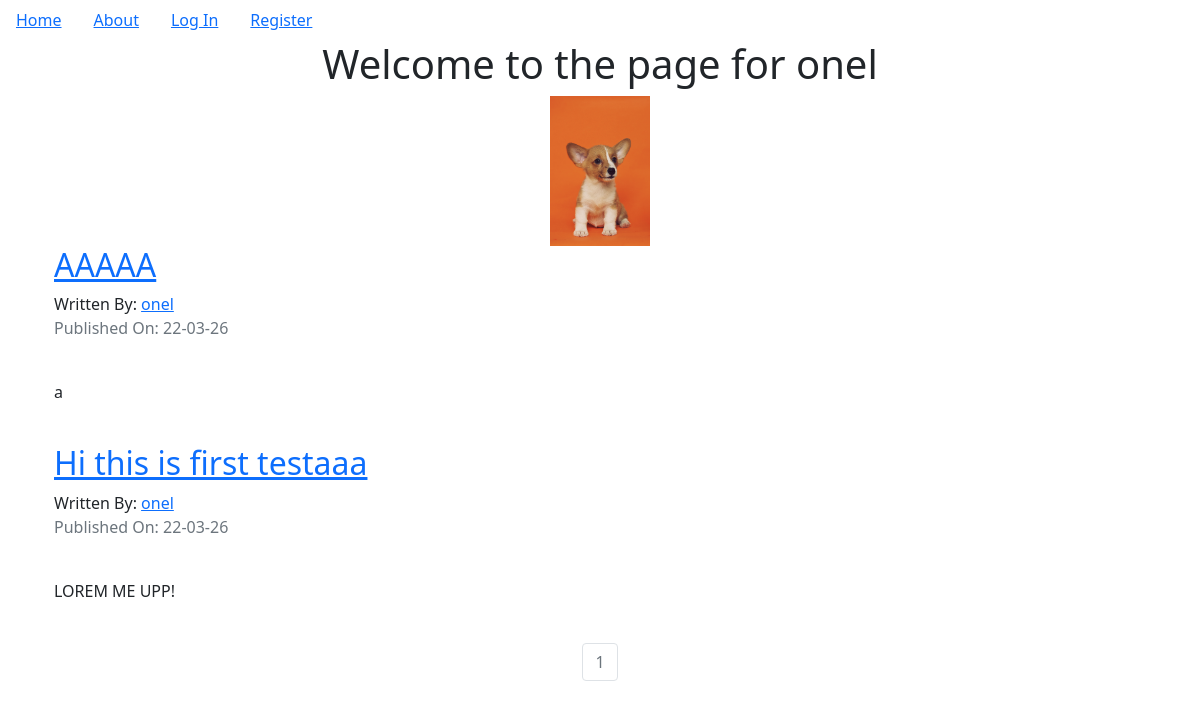
The app's page /onel, older data.
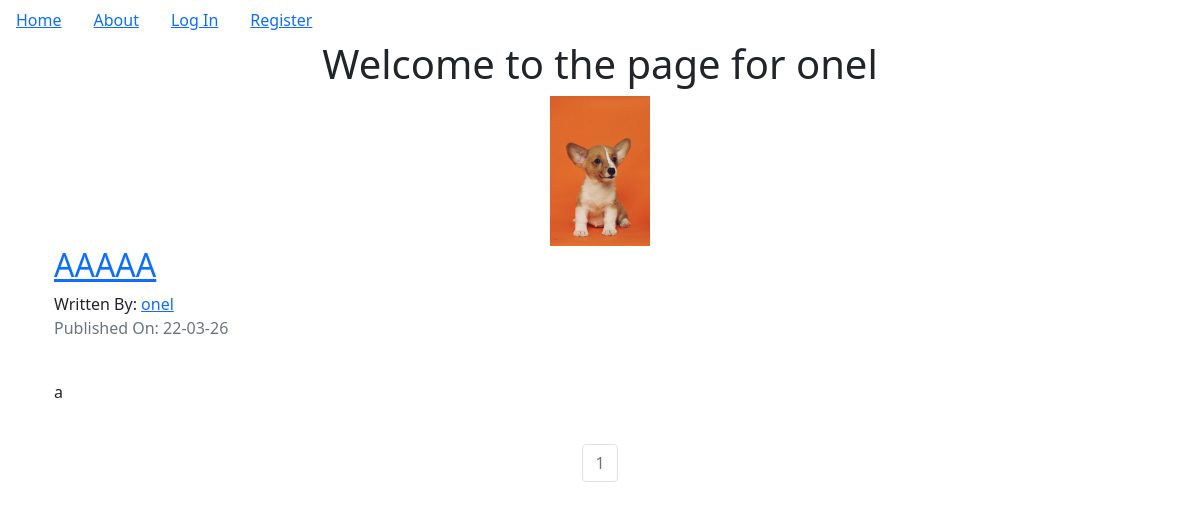
The same page, newer data.
### puppyBlog/models.py (models this page shows, shortened)
class BlogPost(db.Model):
    users = db.relationship(User)
    id = db.Column(db.Integer, primary_key=True)
    user_id = db.Column(db.Integer, db.ForeignKey('users.id'), nullable=False)
    date = db.Column(db.DateTime, nullable=False, default=datetime.utcnow)
    title = db.Column(db.String(140), nullable=False)
    text = db.Column(db.Text, nullable=False)

class User(db.Model, UserMixin):
    __tablename__ = 'users'
    id = db.Column(db.Integer, primary_key=True)
    profile_image = db.Column(db.String(64), nullable=False, default='default_profile.png')
    email = db.Column(db.String(64), unique=True, index=True)
    username = db.Column(db.String(64), unique=True, index=True)
    password_hash = db.Column(db.String(128))
    posts = db.relationship('BlogPost', backref='author', lazy=True)

### puppyBlog/users/views.py (the view)
@users.route('/<username>')
def user_posts(username):
    page = request.args.get('page', 1, type=int)
    user = User.query.filter_by(username=username).first_or_404()
    blog_posts = BlogPost.query.filter_by(author=user).order_by(BlogPost.date.desc()).paginate(page=page, per_page=5)
    return render_template('user_blog_posts.html', blog_posts=blog_posts, user=user)

### puppyBlog/templates/user_blog_posts.html
{% extends "base.html" %}
{% block content %}
    <div class="container">
        <div class="jumbotron">
            <div align="center">
                <h1>Welcome to the page for {{user.username}}</h1>
                <img width="100" height="150" align="center" src="{{url_for('static', filename='profile_pics/'+user.profile_image)}}">
            </div>
        </div>
     {% for post in blog_posts.items %}
    <h2>
        <a href="{{url_for('blog_posts.blog_post', blog_post_id=post.id)}}">{{post.title}}</a>
    </h2>
    Written By: <a href="{{url_for('users.user_posts', username=post.author.username)}}">{{post.author.username}}</a>
    <p class="text-muted">
        Published On: {{post.date.strftime("%y-%m-%d")}}
    </p>
    <br>
    <p>{{post.text}}</p>
    <br>
    {% endfor %}
    </div>
    <nav aria-label="Page Navigation example">
        <ul class="pagination justify-content-center">
            {% for page_num in blog_posts.iter_pages(left_edge=1, right_edge=1, left_current=1, right_current=2) %}
                {% if blog_posts.page == page_num %}
                <li class="page-item disabled">
                    <a class="page-link" href="{{url_for('users.user_posts', username=user.username, page=page_num)}}">{{ page_num }}</a>
                </li>
                {% else %}
                <li class="page-item">
                    <a class="page-link" href="{{url_for('users.user_posts', username=user.username, page=page_num)}}">{{ page_num }}</a>
                </li>
                {% endif %}
            {% endfor %}
        </ul>
    </nav>
{% endblock %}

Row changes from the older to the newer data that the page shows:
removed BlogPost: title "Hi this is first testaaa", author.username "onel", date "22-03-26", text "LOREM ME UPP!"
